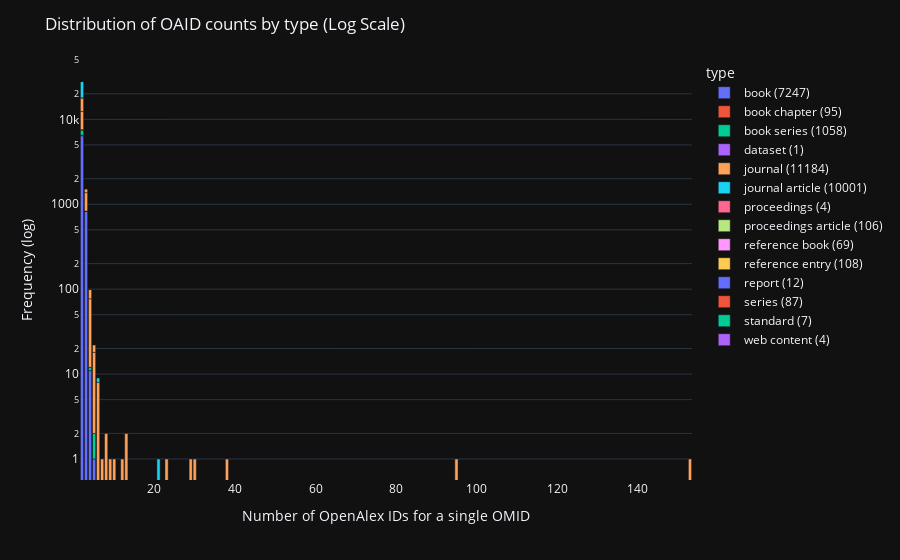

Notebook cell for this chart:
### Code cell
# --------- ⚠️LOG SCALE HISTOGRAM (suitable also for online display)-----------

# define new custom legend names (including the total number of occurrences for each type)
legend_names = {type_of_res : f"{type_of_res} ({df['type'].value_counts()[type_of_res]})" for type_of_res in df['type'].unique()}


# Create the histogram using plotly.express (logarithmic scale)
fig_log_scale = px.bar(hist_data, x='oaid_count', y='frequency', color='type', hover_data=['composition'], log_y=True)
# fig_log_scale = px.bar(hist_data, x='oaid_count', y='frequency', color='type', log_y=True)  # this is without the composition column!

fig_log_scale.for_each_trace(lambda t: t.update(name = legend_names[t.name]))

fig_log_scale.update_layout(title='Distribution of OAID counts by type (Log Scale)',
                  xaxis_title='Number of OpenAlex IDs for a single OMID',
                  yaxis_title='Frequency (log)', yaxis_type='log')

# write html file of the log scale histogram
fig_log_scale.write_html('../graphs/log_scale.html')

fig_log_scale.show()

# upload the log scale histogram to plotly chart studio
csp.plot(fig_log_scale, filename='oaid_count_distr_logarithmic', auto_open=False, sharing='public', fileopt='new')

### Figure 1 — Plotly figure (JSON) as saved in the notebook; plotly's stock layout.template omitted (floating-point values rounded to 4 significant figures)
{"data": [{"alignmentgroup": "True", "customdata": [["works"], ["works"], ["works"], ["works"]], "hovertemplate": "type=book<br>oaid_count=%{x}<br>frequency=%{y}<br>composition=%{customdata[0]}<extra></extra>", "legendgroup": "book", "marker": {"color": "#636efa", "pattern": {"shape": ""}}, "name": "book (7247)", "offsetgroup": "book", "orientation": "v", "showlegend": true, "textposition": "auto", "x": [2, 3, 4, 5], "xaxis": "x", "y": [6410, 825, 11, 1], "yaxis": "y", "type": "bar"}, {"alignmentgroup": "True", "customdata": [["works"], ["works"]], "hovertemplate": "type=book chapter<br>oaid_count=%{x}<br>frequency=%{y}<br>composition=%{customdata[0]}<extra></extra>", "legendgroup": "book chapter", "marker": {"color": "#EF553B", "pattern": {"shape": ""}}, "name": "book chapter (95)", "offsetgroup": "book chapter", "orientation": "v", "showlegend": true, "textposition": "auto", "x": [2, 3], "xaxis": "x", "y": [94, 1], "yaxis": "y", "type": "bar"}, {"alignmentgroup": "True", "customdata": [["both"], ["sources"], ["both"], ["sources"], ["both"], ["sources"]], "hovertemplate": "type=book series<br>oaid_count=%{x}<br>frequency=%{y}<br>composition=%{customdata[0]}<extra></extra>", "legendgroup": "book series", "marker": {"color": "#00cc96", "pattern": {"shape": ""}}, "name": "book series (1058)", "offsetgroup": "book series", "orientation": "v", "showlegend": true, "textposition": "auto", "x": [2, 2, 3, 3, 4, 5], "xaxis": "x", "y": [1001, 50, 4, 1, 1, 1], "yaxis": "y", "type": "bar"}, {"alignmentgroup": "True", "customdata": [["works"]], "hovertemplate": "type=dataset<br>oaid_count=%{x}<br>frequency=%{y}<br>composition=%{customdata[0]}<extra></extra>", "legendgroup": "dataset", "marker": {"color": "#ab63fa", "pattern": {"shape": ""}}, "name": "dataset (1)", "offsetgroup": "dataset", "orientation": "v", "showlegend": true, "textposition": "auto", "x": [2], "xaxis": "x", "y": [1], "yaxis": "y", "type": "bar"}, {"alignmentgroup": "True", "customdata": [["both"], ["sources"], ["works"], ["both"], ["sources"], ["both"], ["sources"], ["both"], ["sources"], ["both"], ["both"], ["both"], ["both"], ["both"], ["both"], ["both"], ["both"], ["both"], ["both"], ["both"], ["both"], ["both"]], "hovertemplate": "type=journal<br>oaid_count=%{x}<br>frequency=%{y}<br>composition=%{customdata[0]}<extra></extra>", "legendgroup": "journal", "marker": {"color": "#FFA15A", "pattern": {"shape": ""}}, "name": "journal (11184)", "offsetgroup": "journal", "orientation": "v", "showlegend": true, "textposition": "auto", "x": [2, 2, 2, 3, 3, 4, 4, 5, 5, 6, 7, 8, 9, 10, 12, 13, 23, 29, 30, 38, 95, 153], "xaxis": "x", "y": [4846, 5519, 4, 540, 146, 65, 22, 16, 4, 8, 1, 2, 1, 1, 1, 2, 1, 1, 1, 1, 1, 1], "yaxis": "y", "type": "bar"}, {"alignmentgroup": "True", "customdata": [["works"], ["works"], ["works"], ["works"], ["works"]], "hovertemplate": "type=journal article<br>oaid_count=%{x}<br>frequency=%{y}<br>composition=%{customdata[0]}<extra></extra>", "legendgroup": "journal article", "marker": {"color": "#19d3f3", "pattern": {"shape": ""}}, "name": "journal article (10001)", "offsetgroup": "journal article", "orientation": "v", "showlegend": true, "textposition": "auto", "x": [2, 3, 4, 6, 21], "xaxis": "x", "y": [9977, 21, 1, 1, 1], "yaxis": "y", "type": "bar"}, {"alignmentgroup": "True", "customdata": [["works"]], "hovertemplate": "type=proceedings<br>oaid_count=%{x}<br>frequency=%{y}<br>composition=%{customdata[0]}<extra></extra>", "legendgroup": "proceedings", "marker": {"color": "#FF6692", "pattern": {"shape": ""}}, "name": "proceedings (4)", "offsetgroup": "proceedings", "orientation": "v", "showlegend": true, "textposition": "auto", "x": [2], "xaxis": "x", "y": [4], "yaxis": "y", "type": "bar"}, {"alignmentgroup": "True", "customdata": [["works"], ["works"]], "hovertemplate": "type=proceedings article<br>oaid_count=%{x}<br>frequency=%{y}<br>composition=%{customdata[0]}<extra></extra>", "legendgroup": "proceedings article", "marker": {"color": "#B6E880", "pattern": {"shape": ""}}, "name": "proceedings article (106)", "offsetgroup": "proceedings article", "orientation": "v", "showlegend": true, "textposition": "auto", "x": [2, 3], "xaxis": "x", "y": [105, 1], "yaxis": "y", "type": "bar"}, {"alignmentgroup": "True", "customdata": [["works"], ["works"]], "hovertemplate": "type=reference book<br>oaid_count=%{x}<br>frequency=%{y}<br>composition=%{customdata[0]}<extra></extra>", "legendgroup": "reference book", "marker": {"color": "#FF97FF", "pattern": {"shape": ""}}, "name": "reference book (69)", "offsetgroup": "reference book", "orientation": "v", "showlegend": true, "textposition": "auto", "x": [2, 3], "xaxis": "x", "y": [68, 1], "yaxis": "y", "type": "bar"}, {"alignmentgroup": "True", "customdata": [["works"]], "hovertemplate": "type=reference entry<br>oaid_count=%{x}<br>frequency=%{y}<br>composition=%{customdata[0]}<extra></extra>", "legendgroup": "reference entry", "marker": {"color": "#FECB52", "pattern": {"shape": ""}}, "name": "reference entry (108)", "offsetgroup": "reference entry", "orientation": "v", "showlegend": true, "textposition": "auto", "x": [2], "xaxis": "x", "y": [108], "yaxis": "y", "type": "bar"}, {"alignmentgroup": "True", "customdata": [["works"]], "hovertemplate": "type=report<br>oaid_count=%{x}<br>frequency=%{y}<br>composition=%{customdata[0]}<extra></extra>", "legendgroup": "report", "marker": {"color": "#636efa", "pattern": {"shape": ""}}, "name": "report (12)", "offsetgroup": "report", "orientation": "v", "showlegend": true, "textposition": "auto", "x": [2], "xaxis": "x", "y": [12], "yaxis": "y", "type": "bar"}, {"alignmentgroup": "True", "customdata": [["both"], ["sources"], ["both"]], "hovertemplate": "type=series<br>oaid_count=%{x}<br>frequency=%{y}<br>composition=%{customdata[0]}<extra></extra>", "legendgroup": "series", "marker": {"color": "#EF553B", "pattern": {"shape": ""}}, "name": "series (87)", "offsetgroup": "series", "orientation": "v", "showlegend": true, "textposition": "auto", "x": [2, 2, 3], "xaxis": "x", "y": [82, 4, 1], "yaxis": "y", "type": "bar"}, {"alignmentgroup": "True", "customdata": [["works"], ["works"]], "hovertemplate": "type=standard<br>oaid_count=%{x}<br>frequency=%{y}<br>composition=%{customdata[0]}<extra></extra>", "legendgroup": "standard", "marker": {"color": "#00cc96", "pattern": {"shape": ""}}, "name": "standard (7)", "offsetgroup": "standard", "orientation": "v", "showlegend": true, "textposition": "auto", "x": [2, 4], "xaxis": "x", "y": [6, 1], "yaxis": "y", "type": "bar"}, {"alignmentgroup": "True", "customdata": [["works"]], "hovertemplate": "type=web content<br>oaid_count=%{x}<br>frequency=%{y}<br>composition=%{customdata[0]}<extra></extra>", "legendgroup": "web content", "marker": {"color": "#ab63fa", "pattern": {"shape": ""}}, "name": "web content (4)", "offsetgroup": "web content", "orientation": "v", "showlegend": true, "textposition": "auto", "x": [2], "xaxis": "x", "y": [4], "yaxis": "y", "type": "bar"}], "layout": {"xaxis": {"anchor": "y", "domain": [0.0, 1.0], "title": {"text": "Number of OpenAlex IDs for a single OMID"}}, "yaxis": {"anchor": "x", "domain": [0.0, 1.0], "title": {"text": "Frequency (log)"}, "type": "log"}, "legend": {"title": {"text": "type"}, "tracegroupgap": 0}, "margin": {"t": 60}, "barmode": "relative", "title": {"text": "Distribution of OAID counts by type (Log Scale)"}}}
